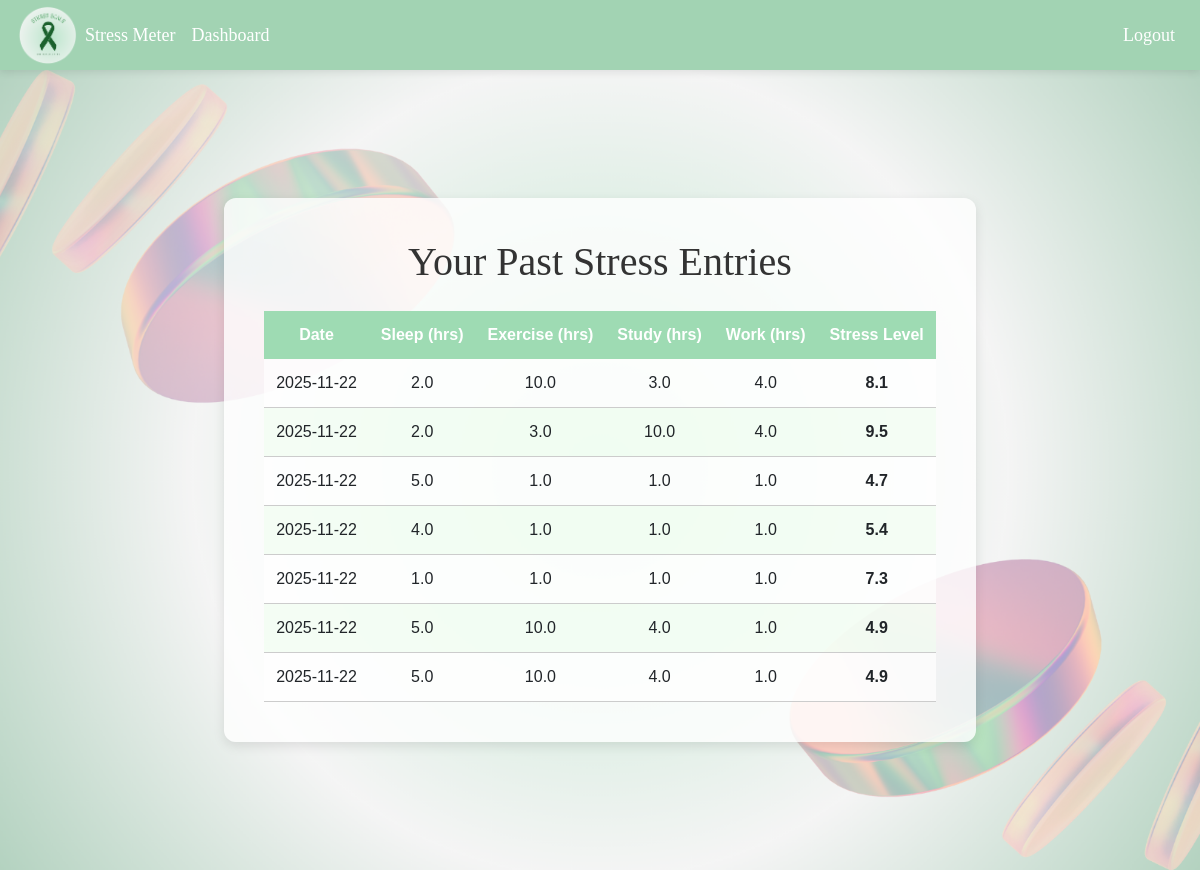
The app's page /dashboard (signed in) with its own data.
### tables this page shows
CREATE TABLE stress_entries (
    entry_id       INTEGER PRIMARY KEY AUTOINCREMENT,
    user_id        INTEGER NOT NULL,
    sleep_hours    REAL NOT NULL,
    exercise_hours REAL NOT NULL,
    study_hours    REAL NOT NULL,
    work_hours     REAL NOT NULL,
    stress_level   REAL NOT NULL,
    created_at     DATETIME DEFAULT CURRENT_TIMESTAMP,
    FOREIGN KEY (user_id) REFERENCES users(user_id) ON DELETE CASCADE
);

### app.py (the view)
@app.route("/dashboard")
@login_required
def dashboard():
    if "user_id" not in session:
        return redirect("/login")
    user_id = session["user_id"]
    rows = db.execute(
        """
        SELECT
            sleep_hours,
            exercise_hours,
            study_hours,
            work_hours,
            stress_level,
            strftime('%Y-%m-%d', created_at) AS date_only
        FROM stress_entries
        WHERE user_id = ?
        ORDER BY entry_id DESC
        LIMIT 7
        """,
        user_id
    )
    return render_template("dashboard.html", entries=rows)

### functions.py (called while the page is built)
def login_required(f):
    @wraps(f)
    def decorated_function(*args, **kwargs):
        if session.get("user_id") is None:
            return redirect("/login")
        return f(*args, **kwargs)
    return decorated_function

### templates/dashboard.html (shortened to what this page needs)
{% extends "layout.html" %}
{% block body %}
<div class="dashboard-image">
    <div class="dashboard-container">
        <h1>Your Past Stress Entries</h1>
        {% if entries|length == 0 %}
            <p>You don't have any entries yet. Try submitting a stress calculation.</p>
        {% else %}
        <table class="dashboard-table">
            <thead>
                <tr>
                    <th>Date</th>
                    <th>Sleep (hrs)</th>
                    <th>Exercise (hrs)</th>
                    <th>Study (hrs)</th>
                    <th>Work (hrs)</th>
                    <th>Stress Level</th>
                </tr>
            </thead>
            <tbody>
                {% for row in entries %}
                <tr>
                    <td>{{ row["date_only"] }}</td>
                    <td>{{ "%.1f"|format(row["sleep_hours"]) }}</td>
                    <td>{{ "%.1f"|format(row["exercise_hours"]) }}</td>
                    <td>{{ "%.1f"|format(row["study_hours"]) }}</td>
                    <td>{{ "%.1f"|format(row["work_hours"]) }}</td>
                    <td><strong>{{ "%.1f"|format(row["stress_level"]) }}</strong></td>
                </tr>
                {% endfor %}
            </tbody>
        </table>
        {% endif %}
    </div>
</div>
{% endblock %}

### templates/layout.html (shortened to what this page needs)
<!DOCTYPE html>
<html lang="en">
    <head>
        <link href="https://cdn.jsdelivr.net/npm/bootstrap@5.3.3/dist/css/bootstrap.min.css" rel="stylesheet">
        <link href="static/index.css" rel="stylesheet">
        <link href="static/navbar.css" rel="stylesheet">
    </head>
    <body>
        <nav class="navbar navbar-expand-lg">
            <div class="container-fluid">
              <a class="navbar-logo">
                <img src="static/logo.png" alt="Logo" height="40">
              </a>
              <div class="collapse navbar-collapse" id="navbarNav">
                {% if session["user_id"] %}
                <ul class="navbar-nav">
                  <li class="nav-item">
                    <a class="nav-link active" aria-current="page" href="/">Stress Meter</a>
                  </li>
                  <li class="nav-item">
                    <a class="nav-link active" href="/dashboard">Dashboard</a>
                  </li>
                </ul>
                <ul class="navbar-nav ms-auto">
                  <li class="nav-item">
                    <a class="nav-link active" href="/logout">Logout</a>
                  </li>
                </ul>
                {% endif %}
              </div>
            </div>
          </nav>
          {% block body %}{% endblock %}
    </body>
</html>

### static/index.css (style rules this page uses)
body { background: linear-gradient(135deg, #c4e6d1, #f6faf9); min-height: 100vh; margin: 0; font-family: "Segoe UI", sans-serif; }
.dashboard-image { background-image: url('homepage.png'); background-size: cover; background-repeat: no-repeat; background-position: center; min-height: 100vh; width: 100%; display: flex; justify-content: center; align-items: center; margin: 0; padding: 0; }
.navbar { background: #9edbb3; color: rgb(202, 232, 211); padding: 15px 30px; box-shadow: 0 4px 8px rgba(0, 0, 0, 0.1); position: sticky; top: 0; z-index: 1000; }
.navbar-logo { font-size: 24px; font-weight: bold; color: white; text-decoration: none; }
.nav-link { color: white !important; font-family: "Georgia", serif; font-size: 18px; }
.dashboard-container { max-width: 900px; margin: 60px auto; padding: 40px; background: rgba(255,255,255,0.8); border-radius: 12px; box-shadow: 0 4px 12px rgba(0,0,0,0.1); text-align: center; animation: fadeUp 1.2s ease-out; }
.dashboard-container h1 { font-family: "Georgia", serif; margin-bottom: 25px; color: #333; }
.dashboard-table { width: 100%; border-collapse: collapse; font-family: "Trebuchet MS", sans-serif; }
.dashboard-table th { background: #9edbb3; padding: 12px; font-size: 16px; color: white; }
.dashboard-table td { background: rgba(255,255,255,0.7); padding: 12px; border-bottom: 1px solid #ccc; }
.dashboard-table tr:nth-child(even) td { background: rgba(240,255,240,0.6); }

### static/navbar.css (style rules this page uses)
.navbar { display: flex; justify-content: space-between; align-items: center; background: rgb(162, 211, 179); padding: 5px; box-shadow: 0 2px 8px rgba(0,0,0,0.1); position: sticky; top: 0; z-index: 100; overflow: hidden; }
.navbar-logo img { height: 60px; width: auto; display: block; object-fit: contain; }

### records on screen
stress_entries: date_only "2025-11-22", sleep_hours "2.0", exercise_hours "10.0", study_hours "3.0", work_hours "4.0", stress_level "8.1"
stress_entries: date_only "2025-11-22", sleep_hours "2.0", exercise_hours "3.0", study_hours "10.0", work_hours "4.0", stress_level "9.5"
stress_entries: date_only "2025-11-22", sleep_hours "5.0", exercise_hours "1.0", study_hours "1.0", work_hours "1.0", stress_level "4.7"
stress_entries: date_only "2025-11-22", sleep_hours "4.0", exercise_hours "1.0", study_hours "1.0", work_hours "1.0", stress_level "5.4"
stress_entries: date_only "2025-11-22", sleep_hours "1.0", exercise_hours "1.0", study_hours "1.0", work_hours "1.0", stress_level "7.3"
stress_entries: date_only "2025-11-22", sleep_hours "5.0", exercise_hours "10.0", study_hours "4.0", work_hours "1.0", stress_level "4.9"
stress_entries: date_only "2025-11-22", sleep_hours "5.0", exercise_hours "10.0", study_hours "4.0", work_hours "1.0", stress_level "4.9"
